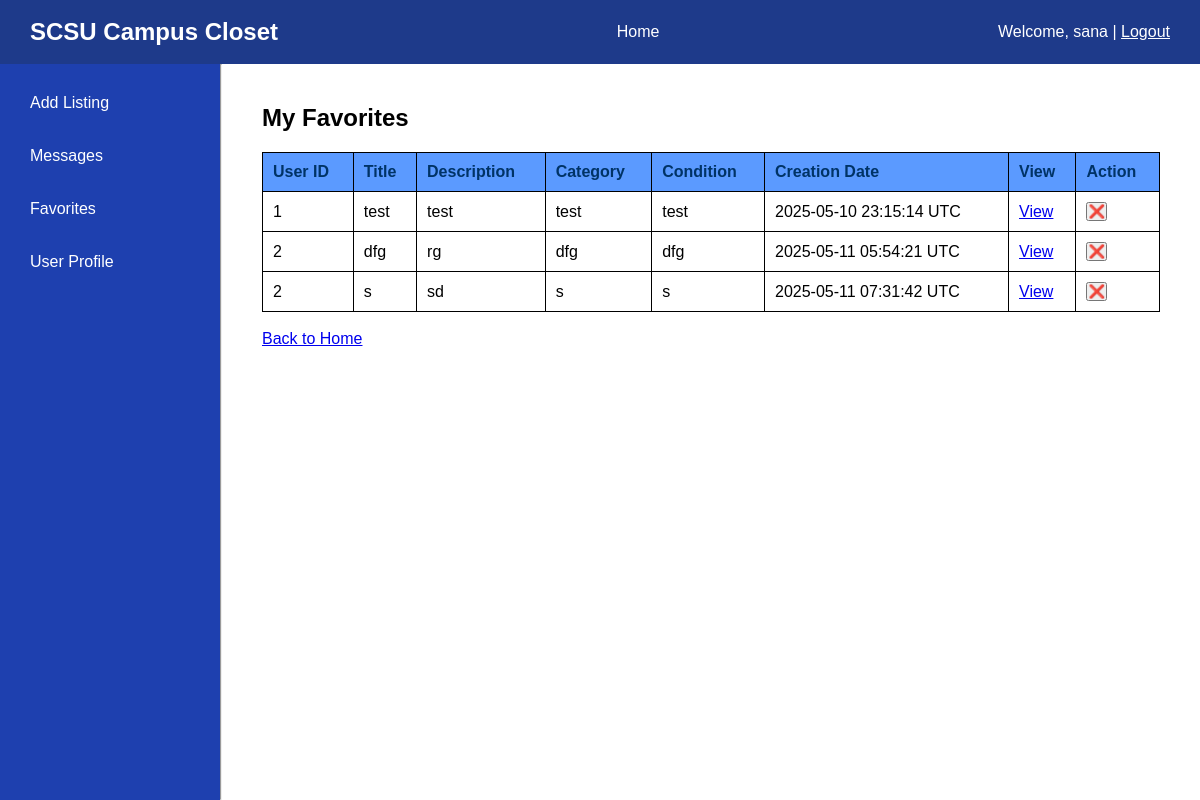
The page /favorites (signed in) on the database its author committed.
### app/models.py (models this page shows)
class User(UserMixin, db.Model):
    __tablename__ = 'users'
    id = db.Column(db.Integer, primary_key=True)
    name = db.Column(db.String(100))
    email = db.Column(db.String(120), unique=True, nullable=False)
    password = db.Column(db.String(255), nullable=False)
    role = db.Column(db.String(50))
    major = db.Column(db.String(100))
    interests = db.Column(db.String(255))
    profile_picture = db.Column(db.String(255))
    listings = db.relationship('ItemListing', backref='user', lazy=True)
    favorites = db.relationship('Favorite', back_populates='user', cascade="all, delete-orphan")

class Favorite(db.Model):
    __tablename__ = 'favorites'
    id = db.Column(db.Integer, primary_key=True)
    user_id = db.Column(db.Integer, db.ForeignKey('users.id'), nullable=False)
    listing_id = db.Column(db.Integer, db.ForeignKey('listings.listingID'), nullable=False)
    user = db.relationship('User', back_populates='favorites')
    ItemListing = db.relationship('ItemListing')

class ItemListing(db.Model):
    __tablename__ = 'listings'
    listingID = db.Column(db.Integer, primary_key=True)
    userID = db.Column(db.Integer, db.ForeignKey('users.id'), nullable=False)
    userName = db.Column(db.String(100))
    title = db.Column(db.String(100))
    description = db.Column(db.Text)
    category = db.Column(db.String(50))
    condition = db.Column(db.String(50))
    imageURL = db.Column(db.String(255))
    created_at = db.Column(db.DateTime, nullable=False, default=lambda: datetime.now(timezone.utc))
    favorites = db.relationship('Favorite', backref = 'Favorites', lazy = True)

### app/routes.py (the view)
@bp.route('/favorites')
@login_required
def view_favorites():
    favorites = Favorite.query.filter_by(user_id=current_user.id).all()
    return render_template('favorites.html', favorites=favorites)

### app/models.py (called while the page is built)
@login_manager.user_loader
def load_user(user_id):
    return User.query.get(int(user_id))

### app/templates/favorites.html
{% extends "base.html" %}
{% block content %}
<div class="main-content">
    <h2>My Favorites</h2>
    {% if favorites %}
    <table style="width: 100%; border-collapse: collapse; text-align: left; margin-top: 20px;">
        <thead>
            <tr style="background-color: #5b9aff; color: #003366;">
                <th style="padding: 10px; border: 1px solid black">User ID</th>
                <th style="padding: 10px; border: 1px solid black">Title</th>
                <th style="padding: 10px; border: 1px solid black">Description</th>
                <th style="padding: 10px; border: 1px solid black">Category</th>
                <th style="padding: 10px; border: 1px solid black">Condition</th>
                <th style="padding: 10px; border: 1px solid black">Creation Date</th>
                <th style="padding: 10px; border: 1px solid black">View</th>
                <th style="padding: 10px; border: 1px solid black;">Action</th>
            </tr>
        </thead>
        <tbody>
            {% for fav in favorites %}
            <tr>
                <td style="padding: 10px; border: 1px solid black;">{{ fav.ItemListing.userID }}</td>
                <td style="padding: 10px; border: 1px solid black;">{{ fav.ItemListing.title }}</td>
                <td style="padding: 10px; border: 1px solid black;">{{ fav.ItemListing.description }}</td>
                <td style="padding: 10px; border: 1px solid black;">{{ fav.ItemListing.category }}</td>
                <td style="padding: 10px; border: 1px solid black;">{{ fav.ItemListing.condition }}</td>
                <td style="padding: 10px; border: 1px solid black;">{{ fav.ItemListing.created_at.strftime('%Y-%m-%d %H:%M:%S UTC') }}</td>
                <td style="padding: 10px; border: 1px solid black;">
                <a href="{{ url_for('main.view_listing', listingID=fav.ItemListing.listingID) }}">View</a>
        </td>
                <td style="padding: 10px; border: 1px solid black;">
                    <form action="{{ url_for('main.unfavorite_listing', listing_id=fav.ItemListing.listingID) }}" method="post">
                        <button type="submit" title="Remove from Favorites">❌</button>
                    </form>
                </td>
            </tr>
            {% endfor %}
        </tbody>
    </table>
    {% else %}
    <p>You have no favorite listings.</p>
    {% endif %}
    <br>
    <a href="{{ url_for('main.home') }}">Back to Home</a>
</div>
{% endblock %}

### app/templates/base.html (shortened to what this page needs)
<!DOCTYPE html>
<html lang="en">
<head>
  <link rel="stylesheet" href="{{ url_for('static', filename='main.css') }}" />
</head>
<body>
    <nav class="navbar">
      <div class="logo">SCSU Campus Closet</div>
      <div class="nav-links">
          <a href="{{ url_for('main.home') }}">Home</a>
      </div>
      <div class="auth-buttons">
        {% if current_user.is_authenticated %}
          <p>Welcome, {{ current_user.name }} | <a style="color: white;" href="{{ url_for('main.logout') }}">Logout</a></p>
        {% else %}
          <button class="login-btn"><a href="{{ url_for('main.login') }}">Login</a></button>
          <button class="signup-btn"><a href="{{ url_for('main.signup') }}">Create Account</a></button>
        {% endif %}
      </div>
    </nav>
    {% block navbar %}
    <div class="content-wrapper">
      <aside class="sidebar-left">
          <a href="{{ url_for('main.create_item_listing') }}">Add Listing</a>
          <a href="{{ url_for('main.messages') }}">Messages</a>
          <a href="{{ url_for('main.view_favorites') }}">Favorites</a>
          <a href="#">User Profile</a>
      </aside>
      {% endblock %}
      <hr>
    {% block content %}{% endblock %}
</body>
</html>

### app/static/main.css (style rules this page uses)
* { box-sizing: border-box; margin: 0; padding: 0; }
body { font-family: Arial, sans-serif; background-color: #f4f8ff; display: flex; flex-direction: column; height: 100vh; }
.navbar { background-color: #1e3a8a; color: white; padding: 15px 30px; display: flex; justify-content: space-between; align-items: center; box-shadow: 0 2px 4px rgba(0, 0, 0, 0.1); }
.navbar .logo { font-size: 24px; font-weight: bold; }
.nav-links { display: flex; gap: 20px; }
.nav-links a { color: white; text-decoration: none; padding: 8px 12px; border-radius: 4px; transition: background 0.3s; }
.auth-buttons { display: flex; gap: 10px; }
.content-wrapper { display: flex; flex: 1; }
.sidebar-left { width: 220px; background-color: #1e40af; color: white; padding: 20px; display: flex; flex-direction: column; gap: 15px; }
.sidebar-left a { color: white; text-decoration: none; padding: 10px; border-radius: 5px; transition: background 0.3s; }
.main-content { flex: 1; padding: 40px; background-color: white; overflow-y: auto; }

### rows shown on the page
User: name "sana"
Favorite: ItemListing.userID "1", ItemListing "test", ItemListing.description "test", ItemListing.category "test", ItemListing.condition "test", ItemListing.created_at "2025-05-10 23:15:14 UTC"
Favorite: ItemListing.userID "2", ItemListing "dfg", ItemListing.description "rg", ItemListing.category "dfg", ItemListing.condition "dfg", ItemListing.created_at "2025-05-11 05:54:21 UTC"
Favorite: ItemListing.userID "2", ItemListing "s", ItemListing.description "sd", ItemListing.category "s", ItemListing.condition "s", ItemListing.created_at "2025-05-11 07:31:42 UTC"
